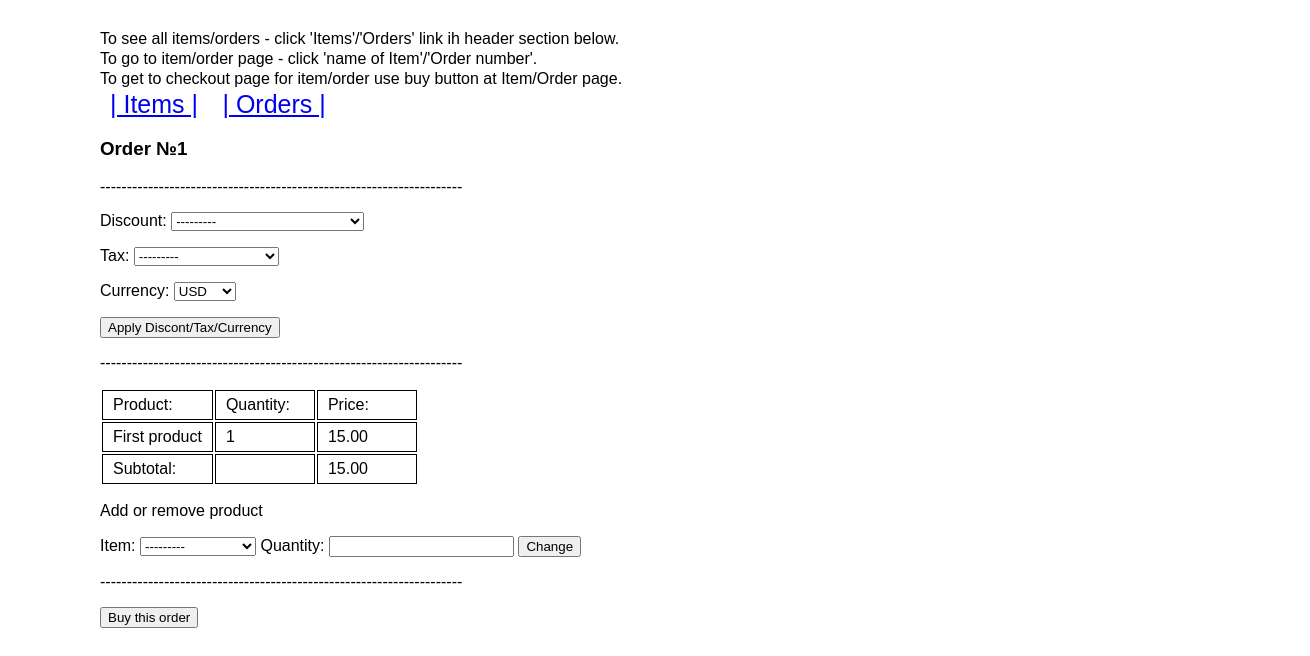
Page /order/1 on the committed database.
### payments/models/order.py (models this page shows, shortened)
class Order(models.Model):
    date = models.DateTimeField(auto_now_add=True, verbose_name='Date of order')
    discount = models.ForeignKey(Discount, on_delete=models.SET_NULL, blank=True, null=True, verbose_name='Discount')
    tax = models.ForeignKey(Tax, on_delete=models.SET_NULL, blank=True, null=True, verbose_name='Tax')
    currency = models.ForeignKey(
        Currency,
        on_delete=models.PROTECT,
        blank=False,
        null=False,
        verbose_name='Currency',
    )
    class Meta:
        verbose_name = 'Order'
        verbose_name_plural = 'Orders'
    def __str__(self):
        return f'Order №{self.id}'
    def total(self):
        total = sum(content.quantity * content.item.price for content in self.ordercontent_set.all())
        return '{0:.2f}'.format(total / 100)

### payments/models/order_content.py (models this page shows, shortened)
class OrderContent(models.Model):
    order = models.ForeignKey(Order, on_delete=models.CASCADE, verbose_name='Order')
    item = models.ForeignKey(Item, on_delete=models.CASCADE, verbose_name='Product')
    quantity = models.IntegerField(blank=False, null=False, verbose_name='Quantity')
    class Meta:
        verbose_name = "Order's Product"
        verbose_name_plural = "Orders' Products"

### payments/models/item.py (models this page shows, shortened)
class Item(models.Model):
    name = models.CharField(max_length=150, unique=True, verbose_name='Product')
    description = models.TextField(blank=False, null=False, verbose_name='Description')
    price = models.IntegerField(blank=False, null=False, verbose_name='Price in cents')
    class Meta:
        verbose_name = 'Product'
        verbose_name_plural = 'Products'
    def __str__(self):
        return self.name[:30]
    def price_display(self):
        return '{0:.2f}'.format(self.price / 100)

### payments/views/order.py (the view)
# urls.py: path('order/<int:pk>', OrderView.as_view(), name='order'),
class OrderView(DetailView):
    model = Order
    template_name = 'order.html'
    def get_context_data(self, *, object_list=None, **kwargs):
        context = super().get_context_data(**kwargs)
        order = Order.objects.get(pk=self.kwargs.get('pk'))
        context['add_item_form'] = OrderContentForm(initial={'order': order})
        context['order_form'] = OrderForm(
            initial={
                'discount': order.discount,
                'tax': order.tax,
                'currency': order.currency,
            }
        )
        return context

### payments/forms/order_content_form.py
class OrderContentForm(forms.ModelForm):
    item = forms.ModelChoiceField(queryset=Item.objects.all())
    class Meta:
        model = OrderContent
        fields = ['order', 'item', 'quantity']
        widgets = {
            'order': forms.HiddenInput(),
        }

### payments/forms/order_form.py
class OrderForm(forms.ModelForm):
    discount = forms.ModelChoiceField(queryset=Discount.objects.all(), required=False)
    tax = forms.ModelChoiceField(queryset=Tax.objects.all(), required=False)
    currency = forms.ModelChoiceField(queryset=Currency.objects.all(), required=True)
    class Meta:
        model = Order
        fields = ['discount', 'tax', 'currency']

### payments/models/currency.py (called while the page is built)
    def __str__(self):
        return self.iso

### payments/models/discount.py (called while the page is built)
    def __str__(self):
        return f'{self.name} {self.value} %'

### payments/models/tax.py (called while the page is built)
    def __str__(self):
        return f'{self.name} {self.value} %'

### templates/order.html (shortened to what this page needs)
{% extends "base.html" %}
{% load static %}
{% block content %}
    <h3>{{ order }}</h3>
    <p>--------------------------------------------------------------------</p>
    <form method="post" action="{% url 'apply-order-discount' pk=order.pk %}">
        {{ order_form.as_p }}
        <button type="submit">Apply Discont/Tax/Currency</button>
    </form>
    <p>--------------------------------------------------------------------</p>
    {% include '_order_content.html' %}
    <p>Add or remove product</p>
    <form method="post" action="{% url 'add-item-to-order' %}">
        {{ add_item_form.as_table }}
        <button type="submit">Change</button>
    </form>
    <p>--------------------------------------------------------------------</p>
    <button id="buy-button">Buy this order</button>
{% endblock content %}

### templates/_order_content.html
<table>
    <tr>
        <td>Product:</td>
        <td>Quantity:</td>
        <td>Price:</td>
    </tr>
    {% for product in order.ordercontent_set.all %}
        <tr>
            <td>{{ product.item }}</td>
            <td>{{ product.quantity }}</td>
            <td>{{ product.item.price_display }}</td>
        </tr>
    {% endfor %}
    <tr>
        <td>Subtotal:</td>
        <td></td>
        <td>{{ order.total }}</td>
    </tr>
</table>

### static/main.css (style rules this page uses)
* { box-sizing: border-box; }
body, html { font-family: 'Rubik', sans-serif; margin: 0; padding: 0; background-color: #FFF; }
td { padding: 5px 10px; border: 1px solid black; min-width: 100px; }

### rows in the picture
Order: id "Order №1", total "15.00"
OrderContent: item "First product", quantity "1", item.price_display "15.00"
